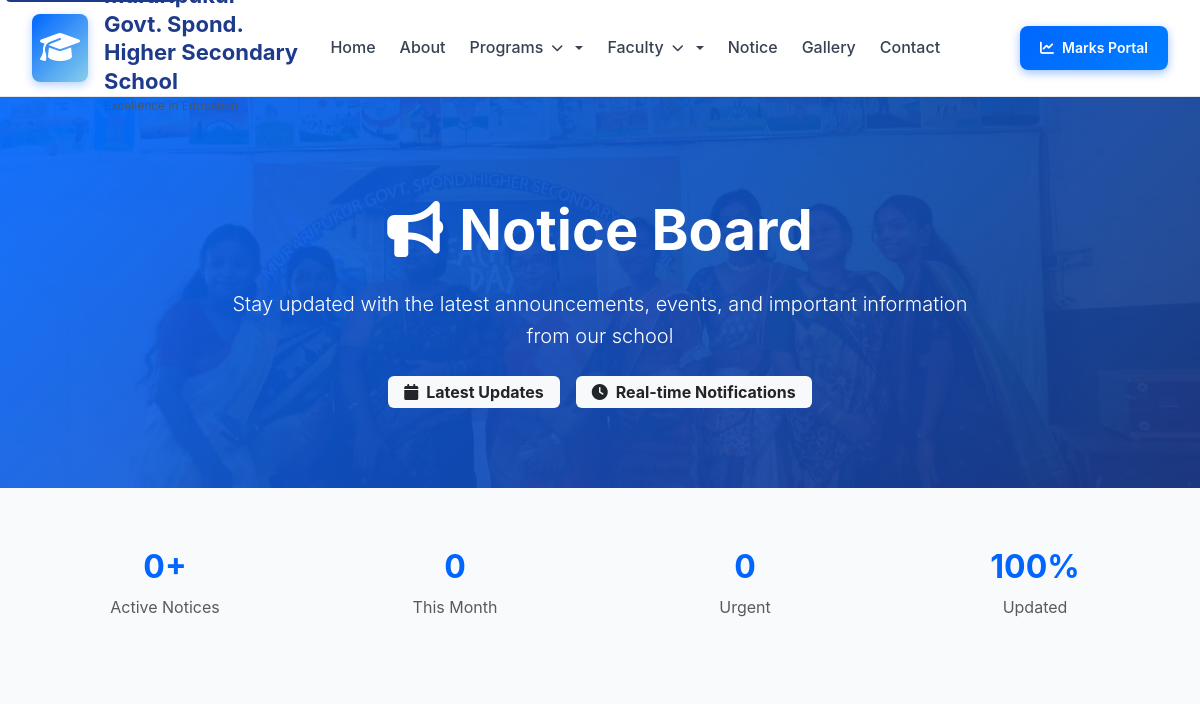
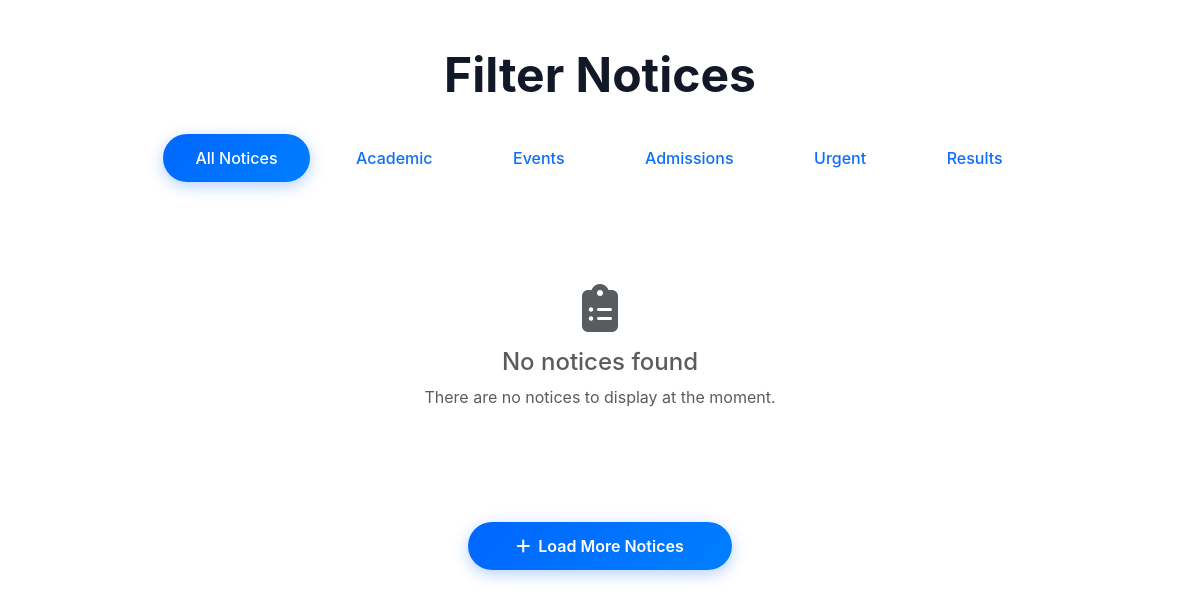
Before: /notice/ (upper part) with the older database file (2 pictures, top to bottom).
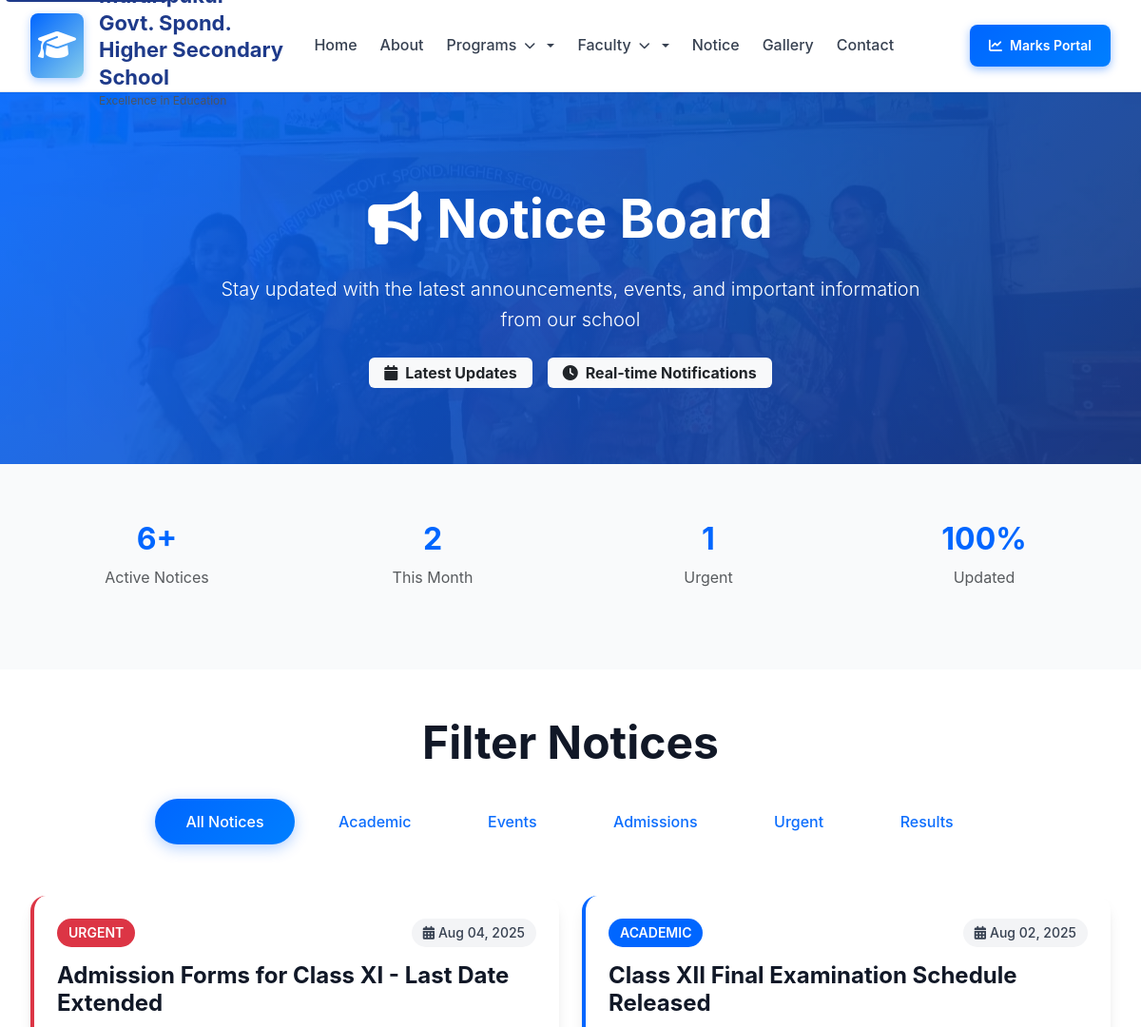
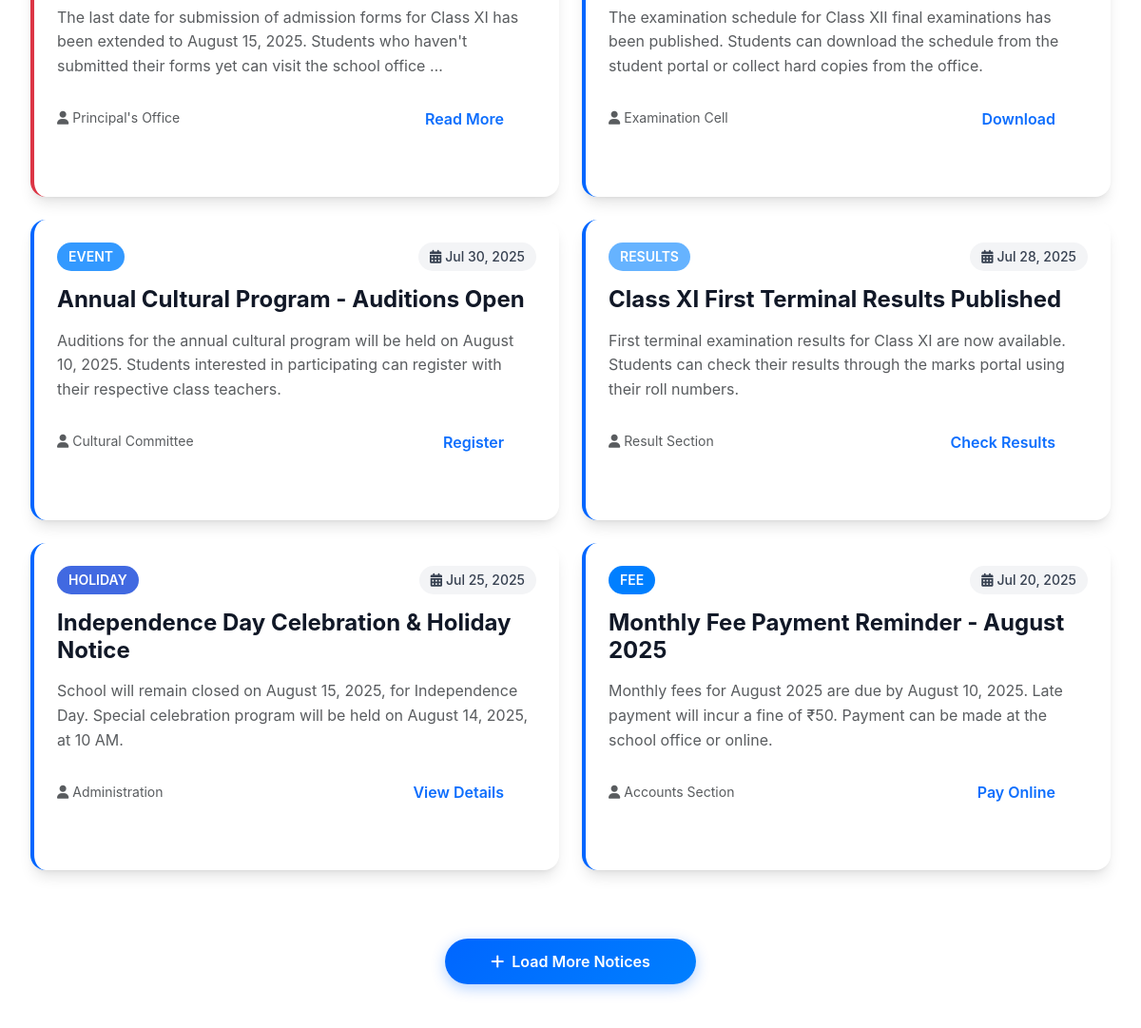
After: the same page with the newer database file (2 pictures, top to bottom).
### marks_portal/models.py (models this page shows, shortened)
class Notice(models.Model):
    CATEGORY_CHOICES = [
        ('URGENT', 'Urgent'),
        ('ACADEMIC', 'Academic'),
        ('EVENT', 'Event'),
        ('ADMISSIONS', 'Admissions'),
        ('RESULTS', 'Results'),
        ('HOLIDAY', 'Holiday'),
        ('FEE', 'Fee'),
        ('GENERAL', 'General'),
    ]
    title = models.CharField(max_length=200)
    content = models.TextField()
    category = models.CharField(max_length=20, choices=CATEGORY_CHOICES, default='GENERAL')
    posted_by = models.CharField(max_length=100)
    date_posted = models.DateTimeField(default=timezone.now)
    is_urgent = models.BooleanField(default=False)
    is_active = models.BooleanField(default=True)
    button_text = models.CharField(max_length=50, blank=True, null=True)
    pdf_file = models.FileField(upload_to='notices/', blank=True, null=True)
    class Meta:
        ordering = ['-is_urgent', '-date_posted']
    def get_badge_color(self):
        color_map = {
            'URGENT': '#dc3545',
            'ACADEMIC': 'var(--primary-blue)',
            'EVENT': 'var(--secondary-blue)',
            'ADMISSIONS': 'var(--royal-blue)',
            'RESULTS': 'var(--light-blue)',
            'HOLIDAY': 'var(--royal-blue)',
            'FEE': 'var(--electric-blue)',
            'GENERAL': 'var(--primary-blue)',
        }
        return color_map.get(self.category, 'var(--primary-blue)')

### marks_portal/views.py (the view)
# urls.py: path('notice/', views.notice, name='notice'),
def notice(request):
    filter_category = request.GET.get('filter', 'all')
    notices = Notice.objects.filter(is_active=True)
    if filter_category != 'all' and filter_category:
        notices = notices.filter(category=filter_category.upper())
    now = timezone.now()
    current_month = now.month
    current_year = now.year
    context = {
        'notices': notices,
        'current_filter': filter_category,
        'total_notices': Notice.objects.filter(is_active=True).count(),
        'urgent_notices': Notice.objects.filter(is_active=True, is_urgent=True).count(),
        'this_month_notices': Notice.objects.filter(
            is_active=True, date_posted__month=current_month, date_posted__year=current_year).count(),
    }
    return render(request, 'notice.html', context)

### templates/notice.html (shortened to what this page needs)
{% extends 'base.html' %}
{% load static %}
{% block content %}
<section class="hero-notice">
    <div class="container">
        <div class="row justify-content-center text-center">
            <div class="col-lg-8">
                <h1 class="display-4 fw-bold mb-4">
                    <i class="fas fa-bullhorn me-3"></i>Notice Board
                </h1>
                <p class="lead mb-4">
                    Stay updated with the latest announcements, events, and important information from our school
                </p>
                <div class="d-flex justify-content-center gap-3 flex-wrap">
                    <span class="badge bg-light text-dark fs-6 px-3 py-2">
                        <i class="fas fa-calendar me-2"></i>Latest Updates
                    </span>
                    <span class="badge bg-light text-dark fs-6 px-3 py-2">
                        <i class="fas fa-clock me-2"></i>Real-time Notifications
                    </span>
                </div>
            </div>
        </div>
    </div>
</section>
<section class="stats-section">
    <div class="container">
        <div class="row text-center">
            <div class="col-md-3 mb-4">
                <div class="h2 fw-bold" style="color: var(--primary-blue);">{{ total_notices }}+</div>
                <p class="mb-0 text-muted">Active Notices</p>
            </div>
            <div class="col-md-3 mb-4">
                <div class="h2 fw-bold" style="color: var(--primary-blue);">{{ this_month_notices }}</div>
                <p class="mb-0 text-muted">This Month</p>
            </div>
            <div class="col-md-3 mb-4">
                <div class="h2 fw-bold" style="color: var(--primary-blue);">{{ urgent_notices }}</div>
                <p class="mb-0 text-muted">Urgent</p>
            </div>
            <div class="col-md-3 mb-4">
                <div class="h2 fw-bold" style="color: var(--primary-blue);">100%</div>
                <p class="mb-0 text-muted">Updated</p>
            </div>
        </div>
    </div>
</section>
<section class="py-5">
    <div class="container">
        <div class="row mb-5">
            <div class="col-12 text-center">
                <h2 class="section-title mb-4">Filter Notices</h2>
                <div class="filter-pills">
                    <a href="{% url 'notice' %}" class="btn {% if current_filter == 'all' %}btn-primary active{% else %}btn-outline-primary{% endif %}">All Notices</a>
                    <a href="{% url 'notice' %}?filter=academic" class="btn {% if current_filter == 'academic' %}btn-primary active{% else %}btn-outline-primary{% endif %}">Academic</a>
                    <a href="{% url 'notice' %}?filter=event" class="btn {% if current_filter == 'event' %}btn-primary active{% else %}btn-outline-primary{% endif %}">Events</a>
                    <a href="{% url 'notice' %}?filter=admissions" class="btn {% if current_filter == 'admissions' %}btn-primary active{% else %}btn-outline-primary{% endif %}">Admissions</a>
                    <a href="{% url 'notice' %}?filter=urgent" class="btn {% if current_filter == 'urgent' %}btn-primary active{% else %}btn-outline-primary{% endif %}">Urgent</a>
                    <a href="{% url 'notice' %}?filter=results" class="btn {% if current_filter == 'results' %}btn-primary active{% else %}btn-outline-primary{% endif %}">Results</a>
                </div>
            </div>
        </div>
        <div class="row">
            {% for notice in notices %}
            <div class="col-lg-6 mb-4">
                <div class="notice-card {% if notice.is_urgent %}notice-urgent{% endif %} p-4 h-100">
                    <div class="d-flex justify-content-between align-items-start mb-3">
                        <span class="notice-badge" style="background: {{ notice.get_badge_color }};">
                            {{ notice.category }}
                        </span>
                        <span class="notice-date">
                            <i class="fas fa-calendar-alt me-1"></i>{{ notice.date_posted|date:"M d, Y" }}
                        </span>
                    </div>
                    <h4 class="fw-bold mb-3" style="color: var(--gray-900);">
                        {{ notice.title }}
                    </h4>
                    <p class="text-muted mb-3">
                        {{ notice.content|truncatewords:30 }}
                    </p>
                    <div class="d-flex align-items-center justify-content-between">
                        <div class="text-muted small">
                            <i class="fas fa-user me-1"></i>{{ notice.posted_by }}
                        </div>
                        {% if notice.pdf_file and notice.button_text %}
                        <a href="{{ notice.pdf_file.url }}" class="btn btn-sm btn-outline-primary" target="_blank">
                            <i class="fas fa-file-pdf me-1"></i>{{ notice.button_text }}
                        </a>
                        {% elif notice.pdf_file %}
                        <a href="{{ notice.pdf_file.url }}" class="btn btn-sm btn-outline-primary" target="_blank">
                            <i class="fas fa-file-pdf me-1"></i>Download PDF
                        </a>
                        {% elif notice.button_text %}
                        <button class="btn btn-sm btn-outline-primary">
                            {{ notice.button_text }}
                        </button>
                        {% else %}
                        <button class="btn btn-sm btn-outline-primary">
                            Read More
                        </button>
                        {% endif %}
                    </div>
                </div>
            </div>
            {% empty %}
            <div class="col-12 text-center">
                <div class="py-5">
                    <i class="fas fa-clipboard-list fa-3x text-muted mb-3"></i>
                    <h4 class="text-muted">No notices found</h4>
                    <p class="text-muted">There are no notices to display at the moment.</p>
                </div>
            </div>
            {% endfor %}
        </div>
        <div class="text-center mt-5">
            <button class="btn btn-primary btn-lg rounded-pill px-5">
                <i class="fas fa-plus me-2"></i>Load More Notices
            </button>
        </div>
    </div>
</section>
{% endblock %}

### templates/base.html (shortened to what this page needs)
{% load static %}
<!DOCTYPE html>
<html lang="en">
<head>
    <link href="https://cdn.jsdelivr.net/npm/bootstrap@5.3.2/dist/css/bootstrap.min.css" rel="stylesheet">
    <link href="https://cdnjs.cloudflare.com/ajax/libs/font-awesome/6.4.0/css/all.min.css" rel="stylesheet">
    <link rel="stylesheet" href="{% static 'test.css' %}?v=4" />
</head>
<body>
    <header class="header">
      <div class="container">
        <div class="header-content">
          <a href="{% url 'landing_page' %}" class="logo">
            <div class="logo-icon">
              <i class="fas fa-graduation-cap"></i>
            </div>
            <div class="logo-text">
              <h1>Muraripukur Govt. Spond. Higher Secondary School</h1>
              <p class="logo-tagline">Excellence in Education</p>
            </div>
          </a>
          <nav class="nav-desktop">
            <a href="{% url 'landing_page' %}" class="nav-link">Home</a>
            <a href="{% url 'about' %}" class="nav-link">About</a>
            <div class="nav-dropdown">
              <a class="nav-link dropdown-toggle">Programs<i class="fas fa-chevron-down"></i></a>
            </div>
            <div class="nav-dropdown">
              <a class="nav-link dropdown-toggle">Faculty <i class="fas fa-chevron-down"></i></a>
            </div>
            <a href="{% url 'notice' %}" class="nav-link">Notice</a>
            <a href="{% url 'gallery' %}" class="nav-link">Gallery</a>
            <a href="{% url 'contact' %}" class="nav-link">Contact</a>
          </nav>
          <div class="header-cta">
            <a href="{% url 'login_page' %}" class="marks-portal-btn">
              <i class="fas fa-chart-line"></i> Marks Portal
            </a>
          </div>
        </div>
      </div>
    </header>
    {% block content %}
    {% endblock %}
</body>
</html>

Changed rows visible on the page:
added Notice: category "URGENT", date_posted "Aug 04, 2025", title "Admission Forms for Class XI - Last Date Extended", content "The last date for submission of admission forms for Class XI has been extended to August 15, 2025. Students who haven't submitted their forms yet can visit the school office …", posted_by "Principal's Office", button_text "Read More", is_urgent True (drawn)
added Notice: category "ACADEMIC", date_posted "Aug 02, 2025", title "Class XII Final Examination Schedule Released", content "The examination schedule for Class XII final examinations has been published. Students can download the schedule from the student portal or collect hard copies from the office.", posted_by "Examination Cell", button_text "Download"
added Notice: category "EVENT", date_posted "Jul 30, 2025", title "Annual Cultural Program - Auditions Open", content "Auditions for the annual cultural program will be held on August 10, 2025. Students interested in participating can register with their respective class teachers.", posted_by "Cultural Committee", button_text "Register"
added Notice: category "RESULTS", date_posted "Jul 28, 2025", title "Class XI First Terminal Results Published", content "First terminal examination results for Class XI are now available. Students can check their results through the marks portal using their roll numbers.", posted_by "Result Section", button_text "Check Results"
added Notice: category "HOLIDAY", date_posted "Jul 25, 2025", title "Independence Day Celebration & Holiday Notice", content "School will remain closed on August 15, 2025, for Independence Day. Special celebration program will be held on August 14, 2025, at 10 AM.", posted_by "Administration", button_text "View Details"
added Notice: category "FEE", date_posted "Jul 20, 2025", title "Monthly Fee Payment Reminder - August 2025", content "Monthly fees for August 2025 are due by August 10, 2025. Late payment will incur a fine of ₹50. Payment can be made at the school office or online.", posted_by "Accounts Section", button_text "Pay Online"
Other visible differences:
{{ total_notices }}: "0" → "6"
{{ this_month_notices }}: "0" → "2"
{{ urgent_notices }}: "0" → "1"
text no longer shown: "No notices found There are no notices to display at the moment."
